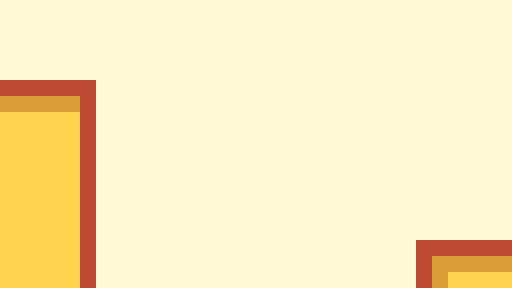

A 2D game scene composited from a Tiled map and its tileset images. What follows is a short description and the map's XML, with each tile layer's data collapsed to a summary:
An orthogonal 32x18 tile map with 16x16 px tiles, 2 tile layers (Background, Foreground) and 1 object (Goal).

<map version="1.0" orientation="orthogonal" width="32" height="18" tilewidth="16" tileheight="16">
 <tileset firstgid="1" name="world" tilewidth="16" tileheight="16">
  <image source="../world.png" width="80" height="48" />
 </tileset>
 <layer name="Background" width="32" height="18">
  <data>[576 cells, 576 non-empty, 1 distinct tile ids]</data>
 </layer>
 <layer name="Foreground" width="32" height="18">
  <data>[576 cells, 96 non-empty, 3 distinct tile ids]</data>
 </layer>
 <objectgroup name="Objects" width="32" height="18">
  <object name="Goal" x="32" y="48" width="32" height="32" />
 </objectgroup>
</map>
